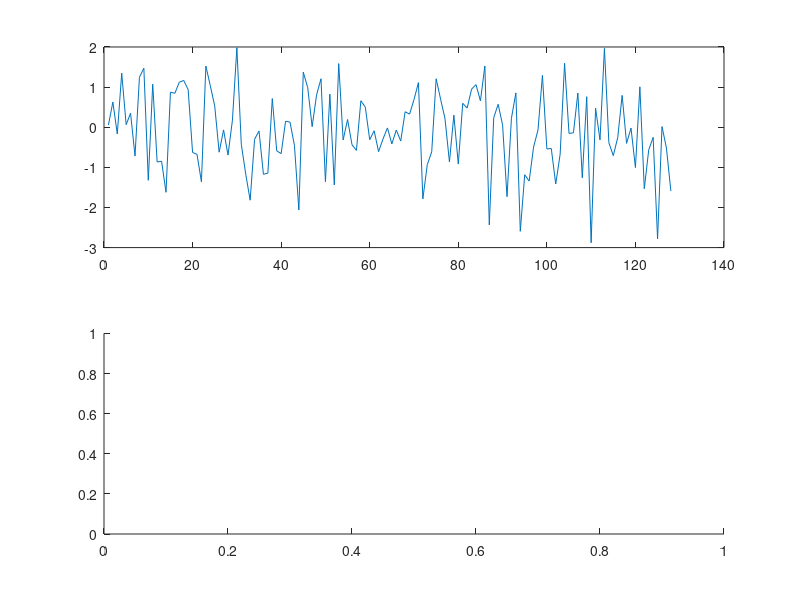

The MATLAB source for this figure: (Note: this script raises an error after producing the figure.)
% TestGetClick

figure(1);
subplot(2,1,1);
plot(randn(128,1),'hittest','off');
subplot(2,1,2);
h=imacs(randn(128));
set(h,'hittest','off');
GetClick('init');

b='a';

while b~='q'
    [pos,b]=GetClick('read');    
    while b==0
        [pos,b]=GetClick('read');
        pause(0.1);
    end;
    disp([num2str(pos) '  ' num2str(b)]);
end;
